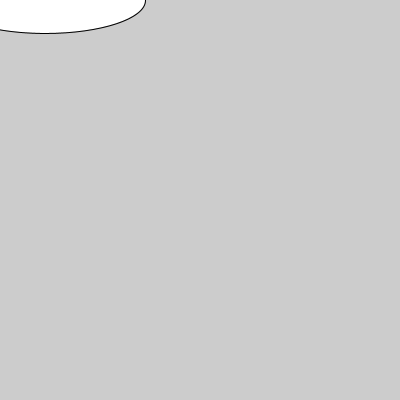
Frame 1 (no input)
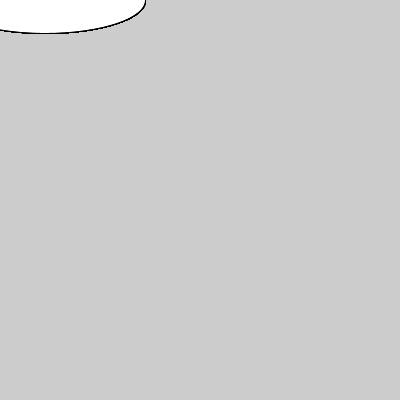
Frame 60 (the mouse pressed at the canvas centre just before this capture)
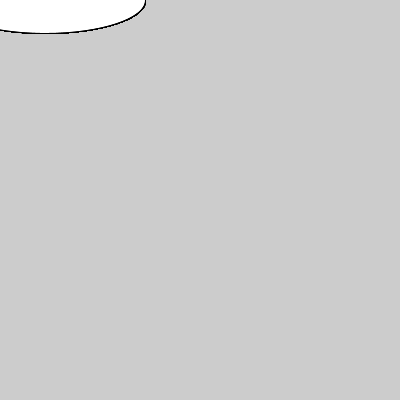
Frame 120 (the mouse held since frame 60 and released just before this capture)

The Processing sketch that drew these frames (run headless with seeded random() and noise(); from frame 60 on, the mouse is pressed at the canvas centre):

// Processing sketch: aula07_grupo02_exercicio03
// ── aula07_grupo02_exercicio03.pde
int xpto[] ={11,45,66,79,100,123,-99,400};
int abc[] ={300,200,-40,0};
void setup(){
size(400,400);
for(int indice=0; indice < xpto.length ; indice = indice +1){
  println(xpto[indice]);
}
}

void draw(){
  println(xpto.length);
ellipse(xpto[1],abc[3],abc[1],xpto[2]);
}
